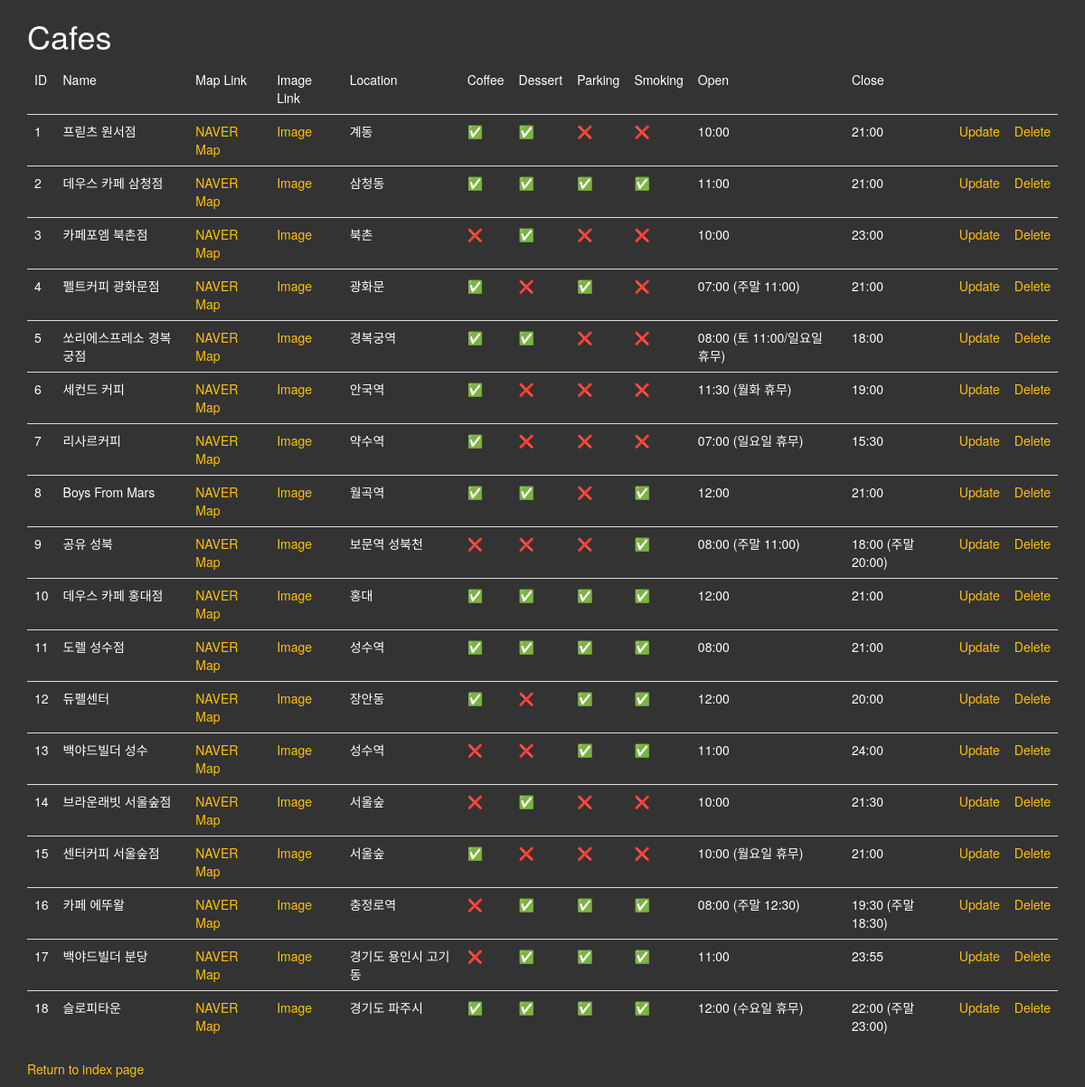
Screenshot of /cafes with the database file from the repository.
### main.py (models this page shows)
class Cafe(db.Model):
    __tablename__ = "cafe"
    id = db.Column(db.Integer, primary_key=True)
    name = db.Column(db.String(250), unique=True, nullable=False)
    map_url = db.Column(db.String(500), nullable=False)
    img_url = db.Column(db.String(500), nullable=False)
    location = db.Column(db.String(250), nullable=False)
    open = db.Column(db.String(250), nullable=False)
    signature_coffee = db.Column(db.Boolean, nullable=False)
    dessert_menu = db.Column(db.Boolean, nullable=False)
    parking = db.Column(db.Boolean, nullable=False)
    smoking = db.Column(db.Boolean, nullable=False)
    close = db.Column(db.String(250), nullable=True)

### main.py (the view)
@app.route('/cafes')
def cafes():
    all_cafes = db.session.query(Cafe).all()
    return render_template('cafes.html', cafes=all_cafes)

### templates/cafes.html (shortened to what this page needs)
{% extends 'bootstrap/base.html' %}
{% block styles %}
{{ super() }}
<link rel="stylesheet" href="{{ url_for('static', filename='css/styles.css') }}">
{% endblock %}
{% block content %}
<div class="container">
  <div class="row">
    <div class="col-sm-12">
      <h1>Cafes</h1>
            <table class="table">
                <thead>
                <td>ID</td>
                <td>Name</td>
                <td>Map Link</td>
                <td>Image Link</td>
                <td>Location</td>
                <td>Coffee</td>
                <td>Dessert</td>
                <td>Parking</td>
                <td>Smoking</td>
                <td>Open</td>
                <td>Close</td>
                </thead>
                {% for cafe in cafes: %}
                <tr>
                    <td>{{ cafe.id }}</td>
                    <td>{{ cafe.name }}</td>
                    <td><a href="{{ cafe.map_url }}">NAVER Map</a></td>
                    <td><a href="{{ cafe.img_url }}">Image</a></td>
                    <td>{{ cafe.location }}</td>
                    <td>{{ '✅' if cafe.signature_coffee else '❌'}}</td>
                    <td>{{ '✅' if cafe.dessert_menu else '❌' }}</td>
                    <td>{{ '✅' if cafe.parking else '❌' }}</td>
                    <td>{{ '✅' if cafe.smoking else '❌' }}</td>
                    <td>{{ cafe.open }}</td>
                    <td>{{ cafe.close }}</td>
                    <td><a href="{{ url_for('update', id=cafe.id) }}">Update</a></td>
                    <td><a href="{{ url_for('delete', id=cafe.id) }}">Delete</a></td>
                </tr>
                {% endfor %}
            </table>
      <p><a href="{{ url_for('home') }}">Return to index page</a></p>
    </div>
  </div>
</div>
{% endblock %}

### static/css/styles.css (style rules this page uses)
body { background-color: #333; color: white; }
a { color: #ffc107; }

### rows the page displays
Cafe: id "1", name "프릳츠 원서점", location "계동", signature_coffee "✅", dessert_menu "✅", parking "❌", smoking "❌", open "10:00", close "21:00"
Cafe: id "2", name "데우스 카페 삼청점", location "삼청동", signature_coffee "✅", dessert_menu "✅", parking "✅", smoking "✅", open "11:00", close "21:00"
Cafe: id "3", name "카페포엠 북촌점", location "북촌", signature_coffee "❌", dessert_menu "✅", parking "❌", smoking "❌", open "10:00", close "23:00"
Cafe: id "4", name "펠트커피 광화문점", location "광화문", signature_coffee "✅", dessert_menu "❌", parking "✅", smoking "❌", open "07:00 (주말 11:00)", close "21:00"
Cafe: id "5", name "쏘리에스프레소 경복궁점", location "경복궁역", signature_coffee "✅", dessert_menu "✅", parking "❌", smoking "❌", open "08:00 (토 11:00/일요일 휴무)", close "18:00"
Cafe: id "6", name "세컨드 커피", location "안국역", signature_coffee "✅", dessert_menu "❌", parking "❌", smoking "❌", open "11:30 (월화 휴무)", close "19:00"
Cafe: id "7", name "리사르커피", location "약수역", signature_coffee "✅", dessert_menu "❌", parking "❌", smoking "❌", open "07:00 (일요일 휴무)", close "15:30"
Cafe: id "8", name "Boys From Mars", location "월곡역", signature_coffee "✅", dessert_menu "✅", parking "❌", smoking "✅", open "12:00", close "21:00"
Cafe: id "9", name "공유 성북", location "보문역 성북천", signature_coffee "❌", dessert_menu "❌", parking "❌", smoking "✅", open "08:00 (주말 11:00)", close "18:00 (주말 20:00)"
Cafe: id "10", name "데우스 카페 홍대점", location "홍대", signature_coffee "✅", dessert_menu "✅", parking "✅", smoking "✅", open "12:00", close "21:00"
Cafe: id "11", name "도렐 성수점", location "성수역", signature_coffee "✅", dessert_menu "✅", parking "✅", smoking "✅", open "08:00", close "21:00"
Cafe: id "12", name "듀펠센터", location "장안동", signature_coffee "✅", dessert_menu "❌", parking "✅", smoking "✅", open "12:00", close "20:00"
Cafe: id "13", name "백야드빌더 성수", location "성수역", signature_coffee "❌", dessert_menu "❌", parking "✅", smoking "✅", open "11:00", close "24:00"
Cafe: id "14", name "브라운래빗 서울숲점", location "서울숲", signature_coffee "❌", dessert_menu "✅", parking "❌", smoking "❌", open "10:00", close "21:30"
Cafe: id "15", name "센터커피 서울숲점", location "서울숲", signature_coffee "✅", dessert_menu "❌", parking "❌", smoking "❌", open "10:00 (월요일 휴무)", close "21:00"
Cafe: id "16", name "카페 에뚜왈", location "충정로역", signature_coffee "❌", dessert_menu "✅", parking "✅", smoking "✅", open "08:00 (주말 12:30)", close "19:30 (주말 18:30)"
Cafe: id "17", name "백야드빌더 분당", location "경기도 용인시 고기동", signature_coffee "❌", dessert_menu "✅", parking "✅", smoking "✅", open "11:00", close "23:55"
Cafe: id "18", name "슬로피타운", location "경기도 파주시", signature_coffee "✅", dessert_menu "✅", parking "✅", smoking "✅", open "12:00 (수요일 휴무)", close "22:00 (주말 23:00)"
